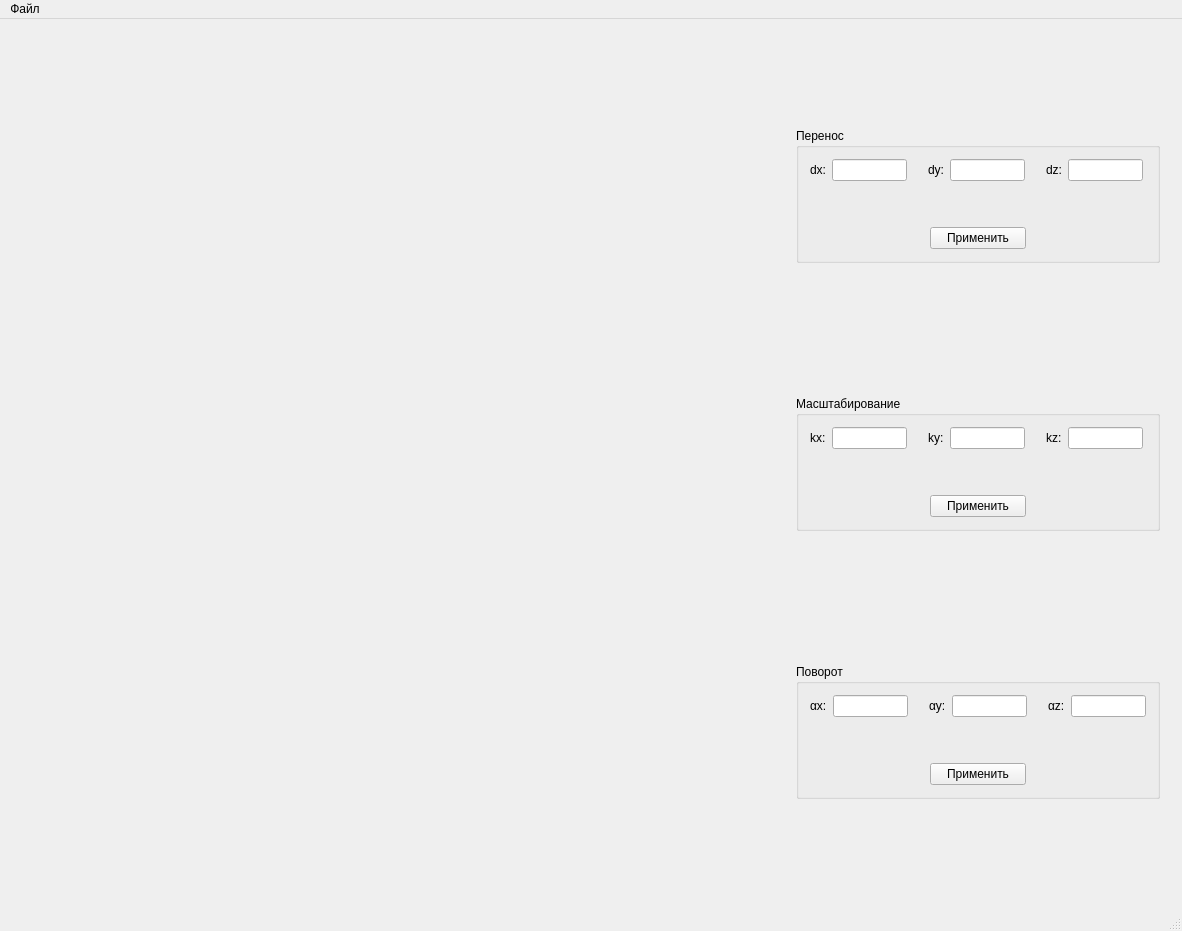
<?xml version="1.0" encoding="UTF-8"?>
<ui version="4.0">
 <class>MainWindow</class>
 <widget class="QMainWindow" name="MainWindow">
  <property name="geometry">
   <rect>
    <x>0</x>
    <y>0</y>
    <width>1182</width>
    <height>931</height>
   </rect>
  </property>
  <property name="windowTitle">
   <string> Набиев Фарис, ИУ7-43Б. ООП ЛР1</string>
  </property>
  <widget class="QWidget" name="centralWidget">
   <layout class="QHBoxLayout" name="horizontalLayout">
    <item>
     <widget class="DisplayWidget" name="display" native="true">
      <property name="sizePolicy">
       <sizepolicy hsizetype="Expanding" vsizetype="Expanding">
        <horstretch>0</horstretch>
        <verstretch>0</verstretch>
       </sizepolicy>
      </property>
      <property name="minimumSize">
       <size>
        <width>700</width>
        <height>700</height>
       </size>
      </property>
     </widget>
    </item>
    <item>
     <widget class="QWidget" name="controls" native="true">
      <layout class="QVBoxLayout" name="verticalLayout">
       <item>
        <spacer name="verticalSpacer">
         <property name="orientation">
          <enum>Qt::Vertical</enum>
         </property>
         <property name="sizeType">
          <enum>QSizePolicy::Fixed</enum>
         </property>
         <property name="sizeHint" stdset="0">
          <size>
           <width>20</width>
           <height>40</height>
          </size>
         </property>
        </spacer>
       </item>
       <item>
        <widget class="QGroupBox" name="groupBox_3">
         <property name="sizePolicy">
          <sizepolicy hsizetype="Preferred" vsizetype="Fixed">
           <horstretch>0</horstretch>
           <verstretch>0</verstretch>
          </sizepolicy>
         </property>
         <property name="title">
          <string>Перенос</string>
         </property>
         <layout class="QVBoxLayout" name="verticalLayout_3">
          <item>
           <layout class="QHBoxLayout" name="horizontalLayout_2">
            <item>
             <widget class="QLabel" name="label_10">
              <property name="sizePolicy">
               <sizepolicy hsizetype="Fixed" vsizetype="Preferred">
                <horstretch>0</horstretch>
                <verstretch>0</verstretch>
               </sizepolicy>
              </property>
              <property name="text">
               <string>dx:</string>
              </property>
             </widget>
            </item>
            <item>
             <widget class="QLineEdit" name="dxEntry">
              <property name="sizePolicy">
               <sizepolicy hsizetype="Fixed" vsizetype="Fixed">
                <horstretch>0</horstretch>
                <verstretch>0</verstretch>
               </sizepolicy>
              </property>
              <property name="maximumSize">
               <size>
                <width>75</width>
                <height>16777215</height>
               </size>
              </property>
             </widget>
            </item>
            <item>
             <spacer name="horizontalSpacer_9">
              <property name="orientation">
               <enum>Qt::Horizontal</enum>
              </property>
              <property name="sizeType">
               <enum>QSizePolicy::Fixed</enum>
              </property>
              <property name="sizeHint" stdset="0">
               <size>
                <width>15</width>
                <height>0</height>
               </size>
              </property>
             </spacer>
            </item>
            <item>
             <widget class="QLabel" name="label_11">
              <property name="sizePolicy">
               <sizepolicy hsizetype="Fixed" vsizetype="Preferred">
                <horstretch>0</horstretch>
                <verstretch>0</verstretch>
               </sizepolicy>
              </property>
              <property name="text">
               <string>dy:</string>
              </property>
             </widget>
            </item>
            <item>
             <widget class="QLineEdit" name="dyEntry">
              <property name="sizePolicy">
               <sizepolicy hsizetype="Fixed" vsizetype="Fixed">
                <horstretch>0</horstretch>
                <verstretch>0</verstretch>
               </sizepolicy>
              </property>
              <property name="maximumSize">
               <size>
                <width>75</width>
                <height>16777215</height>
               </size>
              </property>
             </widget>
            </item>
            <item>
             <spacer name="horizontalSpacer_10">
              <property name="orientation">
               <enum>Qt::Horizontal</enum>
              </property>
              <property name="sizeType">
               <enum>QSizePolicy::Fixed</enum>
              </property>
              <property name="sizeHint" stdset="0">
               <size>
                <width>15</width>
                <height>0</height>
               </size>
              </property>
             </spacer>
            </item>
            <item>
             <widget class="QLabel" name="label_12">
              <property name="sizePolicy">
               <sizepolicy hsizetype="Fixed" vsizetype="Preferred">
                <horstretch>0</horstretch>
                <verstretch>0</verstretch>
               </sizepolicy>
              </property>
              <property name="text">
               <string>dz:</string>
              </property>
             </widget>
            </item>
            <item>
             <widget class="QLineEdit" name="dzEntry">
              <property name="sizePolicy">
               <sizepolicy hsizetype="Fixed" vsizetype="Fixed">
                <horstretch>0</horstretch>
                <verstretch>0</verstretch>
               </sizepolicy>
              </property>
              <property name="maximumSize">
               <size>
                <width>75</width>
                <height>16777215</height>
               </size>
              </property>
             </widget>
            </item>
           </layout>
          </item>
          <item>
           <spacer name="verticalSpacer_5">
            <property name="orientation">
             <enum>Qt::Vertical</enum>
            </property>
            <property name="sizeType">
             <enum>QSizePolicy::Fixed</enum>
            </property>
            <property name="sizeHint" stdset="0">
             <size>
              <width>20</width>
              <height>40</height>
             </size>
            </property>
           </spacer>
          </item>
          <item>
           <layout class="QHBoxLayout" name="horizontalLayout_6">
            <item>
             <spacer name="horizontalSpacer_3">
              <property name="orientation">
               <enum>Qt::Horizontal</enum>
              </property>
              <property name="sizeType">
               <enum>QSizePolicy::Fixed</enum>
              </property>
              <property name="sizeHint" stdset="0">
               <size>
                <width>120</width>
                <height>0</height>
               </size>
              </property>
             </spacer>
            </item>
            <item>
             <widget class="QPushButton" name="transferButton">
              <property name="text">
               <string>Применить</string>
              </property>
             </widget>
            </item>
            <item>
             <spacer name="horizontalSpacer_4">
              <property name="orientation">
               <enum>Qt::Horizontal</enum>
              </property>
              <property name="sizeType">
               <enum>QSizePolicy::Fixed</enum>
              </property>
              <property name="sizeHint" stdset="0">
               <size>
                <width>120</width>
                <height>0</height>
               </size>
              </property>
             </spacer>
            </item>
           </layout>
          </item>
         </layout>
        </widget>
       </item>
       <item>
        <spacer name="verticalSpacer_3">
         <property name="orientation">
          <enum>Qt::Vertical</enum>
         </property>
         <property name="sizeType">
          <enum>QSizePolicy::Fixed</enum>
         </property>
         <property name="sizeHint" stdset="0">
          <size>
           <width>20</width>
           <height>80</height>
          </size>
         </property>
        </spacer>
       </item>
       <item>
        <widget class="QGroupBox" name="groupBox_2">
         <property name="sizePolicy">
          <sizepolicy hsizetype="Preferred" vsizetype="Fixed">
           <horstretch>0</horstretch>
           <verstretch>0</verstretch>
          </sizepolicy>
         </property>
         <property name="title">
          <string>Масштабирование</string>
         </property>
         <layout class="QVBoxLayout" name="verticalLayout_4">
          <item>
           <layout class="QHBoxLayout" name="horizontalLayout_3">
            <item>
             <widget class="QLabel" name="label_5">
              <property name="sizePolicy">
               <sizepolicy hsizetype="Fixed" vsizetype="Fixed">
                <horstretch>0</horstretch>
                <verstretch>0</verstretch>
               </sizepolicy>
              </property>
              <property name="text">
               <string>kx:</string>
              </property>
             </widget>
            </item>
            <item>
             <widget class="QLineEdit" name="kxEntry">
              <property name="sizePolicy">
               <sizepolicy hsizetype="Fixed" vsizetype="Fixed">
                <horstretch>0</horstretch>
                <verstretch>0</verstretch>
               </sizepolicy>
              </property>
              <property name="maximumSize">
               <size>
                <width>75</width>
                <height>16777215</height>
               </size>
              </property>
             </widget>
            </item>
            <item>
             <spacer name="horizontalSpacer">
              <property name="orientation">
               <enum>Qt::Horizontal</enum>
              </property>
              <property name="sizeType">
               <enum>QSizePolicy::Fixed</enum>
              </property>
              <property name="sizeHint" stdset="0">
               <size>
                <width>15</width>
                <height>0</height>
               </size>
              </property>
             </spacer>
            </item>
            <item>
             <widget class="QLabel" name="label_6">
              <property name="sizePolicy">
               <sizepolicy hsizetype="Fixed" vsizetype="Fixed">
                <horstretch>0</horstretch>
                <verstretch>0</verstretch>
               </sizepolicy>
              </property>
              <property name="text">
               <string>ky:</string>
              </property>
             </widget>
            </item>
            <item>
             <widget class="QLineEdit" name="kyEntry">
              <property name="enabled">
               <bool>true</bool>
              </property>
              <property name="sizePolicy">
               <sizepolicy hsizetype="Fixed" vsizetype="Fixed">
                <horstretch>0</horstretch>
                <verstretch>0</verstretch>
               </sizepolicy>
              </property>
              <property name="maximumSize">
               <size>
                <width>75</width>
                <height>16777215</height>
               </size>
              </property>
              <property name="inputMask">
               <string/>
              </property>
             </widget>
            </item>
            <item>
             <spacer name="horizontalSpacer_2">
              <property name="orientation">
               <enum>Qt::Horizontal</enum>
              </property>
              <property name="sizeType">
               <enum>QSizePolicy::Fixed</enum>
              </property>
              <property name="sizeHint" stdset="0">
               <size>
                <width>15</width>
                <height>0</height>
               </size>
              </property>
             </spacer>
            </item>
            <item>
             <widget class="QLabel" name="label_4">
              <property name="sizePolicy">
               <sizepolicy hsizetype="Fixed" vsizetype="Fixed">
                <horstretch>0</horstretch>
                <verstretch>0</verstretch>
               </sizepolicy>
              </property>
              <property name="text">
               <string>kz:</string>
              </property>
             </widget>
            </item>
            <item>
             <widget class="QLineEdit" name="kzEntry">
              <property name="sizePolicy">
               <sizepolicy hsizetype="Fixed" vsizetype="Fixed">
                <horstretch>0</horstretch>
                <verstretch>0</verstretch>
               </sizepolicy>
              </property>
              <property name="maximumSize">
               <size>
                <width>75</width>
                <height>16777215</height>
               </size>
              </property>
             </widget>
            </item>
           </layout>
          </item>
          <item>
           <spacer name="verticalSpacer_6">
            <property name="orientation">
             <enum>Qt::Vertical</enum>
            </property>
            <property name="sizeType">
             <enum>QSizePolicy::Fixed</enum>
            </property>
            <property name="sizeHint" stdset="0">
             <size>
              <width>20</width>
              <height>40</height>
             </size>
            </property>
           </spacer>
          </item>
          <item>
           <layout class="QHBoxLayout" name="horizontalLayout_7">
            <item>
             <spacer name="horizontalSpacer_5">
              <property name="orientation">
               <enum>Qt::Horizontal</enum>
              </property>
              <property name="sizeType">
               <enum>QSizePolicy::Fixed</enum>
              </property>
              <property name="sizeHint" stdset="0">
               <size>
                <width>120</width>
                <height>0</height>
               </size>
              </property>
             </spacer>
            </item>
            <item>
             <widget class="QPushButton" name="scalingButton">
              <property name="text">
               <string>Применить</string>
              </property>
             </widget>
            </item>
            <item>
             <spacer name="horizontalSpacer_6">
              <property name="orientation">
               <enum>Qt::Horizontal</enum>
              </property>
              <property name="sizeType">
               <enum>QSizePolicy::Fixed</enum>
              </property>
              <property name="sizeHint" stdset="0">
               <size>
                <width>120</width>
                <height>0</height>
               </size>
              </property>
             </spacer>
            </item>
           </layout>
          </item>
         </layout>
        </widget>
       </item>
       <item>
        <spacer name="verticalSpacer_4">
         <property name="orientation">
          <enum>Qt::Vertical</enum>
         </property>
         <property name="sizeType">
          <enum>QSizePolicy::Fixed</enum>
         </property>
         <property name="sizeHint" stdset="0">
          <size>
           <width>20</width>
           <height>80</height>
          </size>
         </property>
        </spacer>
       </item>
       <item>
        <widget class="QGroupBox" name="groupBox">
         <property name="sizePolicy">
          <sizepolicy hsizetype="Preferred" vsizetype="Fixed">
           <horstretch>0</horstretch>
           <verstretch>0</verstretch>
          </sizepolicy>
         </property>
         <property name="title">
          <string>Поворот</string>
         </property>
         <layout class="QVBoxLayout" name="verticalLayout_2">
          <item>
           <layout class="QHBoxLayout" name="horizontalLayout_4">
            <item>
             <widget class="QLabel" name="label_7">
              <property name="sizePolicy">
               <sizepolicy hsizetype="Fixed" vsizetype="Preferred">
                <horstretch>0</horstretch>
                <verstretch>0</verstretch>
               </sizepolicy>
              </property>
              <property name="text">
               <string>αx:</string>
              </property>
             </widget>
            </item>
            <item>
             <widget class="QLineEdit" name="alphaxEntry">
              <property name="sizePolicy">
               <sizepolicy hsizetype="Fixed" vsizetype="Fixed">
                <horstretch>0</horstretch>
                <verstretch>0</verstretch>
               </sizepolicy>
              </property>
              <property name="maximumSize">
               <size>
                <width>75</width>
                <height>16777215</height>
               </size>
              </property>
             </widget>
            </item>
            <item>
             <spacer name="horizontalSpacer_11">
              <property name="orientation">
               <enum>Qt::Horizontal</enum>
              </property>
              <property name="sizeType">
               <enum>QSizePolicy::Fixed</enum>
              </property>
              <property name="sizeHint" stdset="0">
               <size>
                <width>15</width>
                <height>0</height>
               </size>
              </property>
             </spacer>
            </item>
            <item>
             <widget class="QLabel" name="label_8">
              <property name="sizePolicy">
               <sizepolicy hsizetype="Fixed" vsizetype="Preferred">
                <horstretch>0</horstretch>
                <verstretch>0</verstretch>
               </sizepolicy>
              </property>
              <property name="text">
               <string>αy:</string>
              </property>
             </widget>
            </item>
            <item>
             <widget class="QLineEdit" name="alphayEntry">
              <property name="sizePolicy">
               <sizepolicy hsizetype="Fixed" vsizetype="Fixed">
                <horstretch>0</horstretch>
                <verstretch>0</verstretch>
               </sizepolicy>
              </property>
              <property name="maximumSize">
               <size>
                <width>75</width>
                <height>16777215</height>
               </size>
              </property>
             </widget>
            </item>
            <item>
             <spacer name="horizontalSpacer_12">
              <property name="orientation">
               <enum>Qt::Horizontal</enum>
              </property>
              <property name="sizeType">
               <enum>QSizePolicy::Fixed</enum>
              </property>
              <property name="sizeHint" stdset="0">
               <size>
                <width>15</width>
                <height>0</height>
               </size>
              </property>
             </spacer>
            </item>
            <item>
             <widget class="QLabel" name="label_9">
              <property name="sizePolicy">
               <sizepolicy hsizetype="Fixed" vsizetype="Preferred">
                <horstretch>0</horstretch>
                <verstretch>0</verstretch>
               </sizepolicy>
              </property>
              <property name="text">
               <string>αz:</string>
              </property>
             </widget>
            </item>
            <item>
             <widget class="QLineEdit" name="alphazEntry">
              <property name="sizePolicy">
               <sizepolicy hsizetype="Fixed" vsizetype="Fixed">
                <horstretch>0</horstretch>
                <verstretch>0</verstretch>
               </sizepolicy>
              </property>
              <property name="maximumSize">
               <size>
                <width>75</width>
                <height>16777215</height>
               </size>
              </property>
             </widget>
            </item>
           </layout>
          </item>
          <item>
           <spacer name="verticalSpacer_7">
            <property name="orientation">
             <enum>Qt::Vertical</enum>
            </property>
            <property name="sizeType">
             <enum>QSizePolicy::Fixed</enum>
            </property>
            <property name="sizeHint" stdset="0">
             <size>
              <width>20</width>
              <height>40</height>
             </size>
            </property>
           </spacer>
          </item>
          <item>
           <layout class="QHBoxLayout" name="horizontalLayout_8">
            <item>
             <spacer name="horizontalSpacer_7">
              <property name="orientation">
               <enum>Qt::Horizontal</enum>
              </property>
              <property name="sizeType">
               <enum>QSizePolicy::Fixed</enum>
              </property>
              <property name="sizeHint" stdset="0">
               <size>
                <width>120</width>
                <height>0</height>
               </size>
              </property>
             </spacer>
            </item>
            <item>
             <widget class="QPushButton" name="rotationButton">
              <property name="text">
               <string>Применить</string>
              </property>
             </widget>
            </item>
            <item>
             <spacer name="horizontalSpacer_8">
              <property name="orientation">
               <enum>Qt::Horizontal</enum>
              </property>
              <property name="sizeType">
               <enum>QSizePolicy::Fixed</enum>
              </property>
              <property name="sizeHint" stdset="0">
               <size>
                <width>120</width>
                <height>0</height>
               </size>
              </property>
             </spacer>
            </item>
           </layout>
          </item>
         </layout>
        </widget>
       </item>
       <item>
        <spacer name="verticalSpacer_2">
         <property name="orientation">
          <enum>Qt::Vertical</enum>
         </property>
         <property name="sizeType">
          <enum>QSizePolicy::Fixed</enum>
         </property>
         <property name="sizeHint" stdset="0">
          <size>
           <width>20</width>
           <height>40</height>
          </size>
         </property>
        </spacer>
       </item>
      </layout>
     </widget>
    </item>
   </layout>
  </widget>
  <widget class="QMenuBar" name="menuBar">
   <property name="geometry">
    <rect>
     <x>0</x>
     <y>0</y>
     <width>1182</width>
     <height>30</height>
    </rect>
   </property>
   <widget class="QMenu" name="menu">
    <property name="title">
     <string>Файл</string>
    </property>
    <addaction name="loadAction"/>
    <addaction name="saveAction"/>
   </widget>
   <addaction name="menu"/>
  </widget>
  <widget class="QStatusBar" name="statusBar"/>
  <action name="loadAction">
   <property name="text">
    <string>Открыть</string>
   </property>
  </action>
  <action name="saveAction">
   <property name="text">
    <string>Сохранить как</string>
   </property>
  </action>
 </widget>
 <layoutdefault spacing="6" margin="11"/>
 <customwidgets>
  <customwidget>
   <class>DisplayWidget</class>
   <extends>QWidget</extends>
   <header>displaywidget.h</header>
   <container>1</container>
  </customwidget>
 </customwidgets>
 <resources/>
 <connections/>
</ui>
